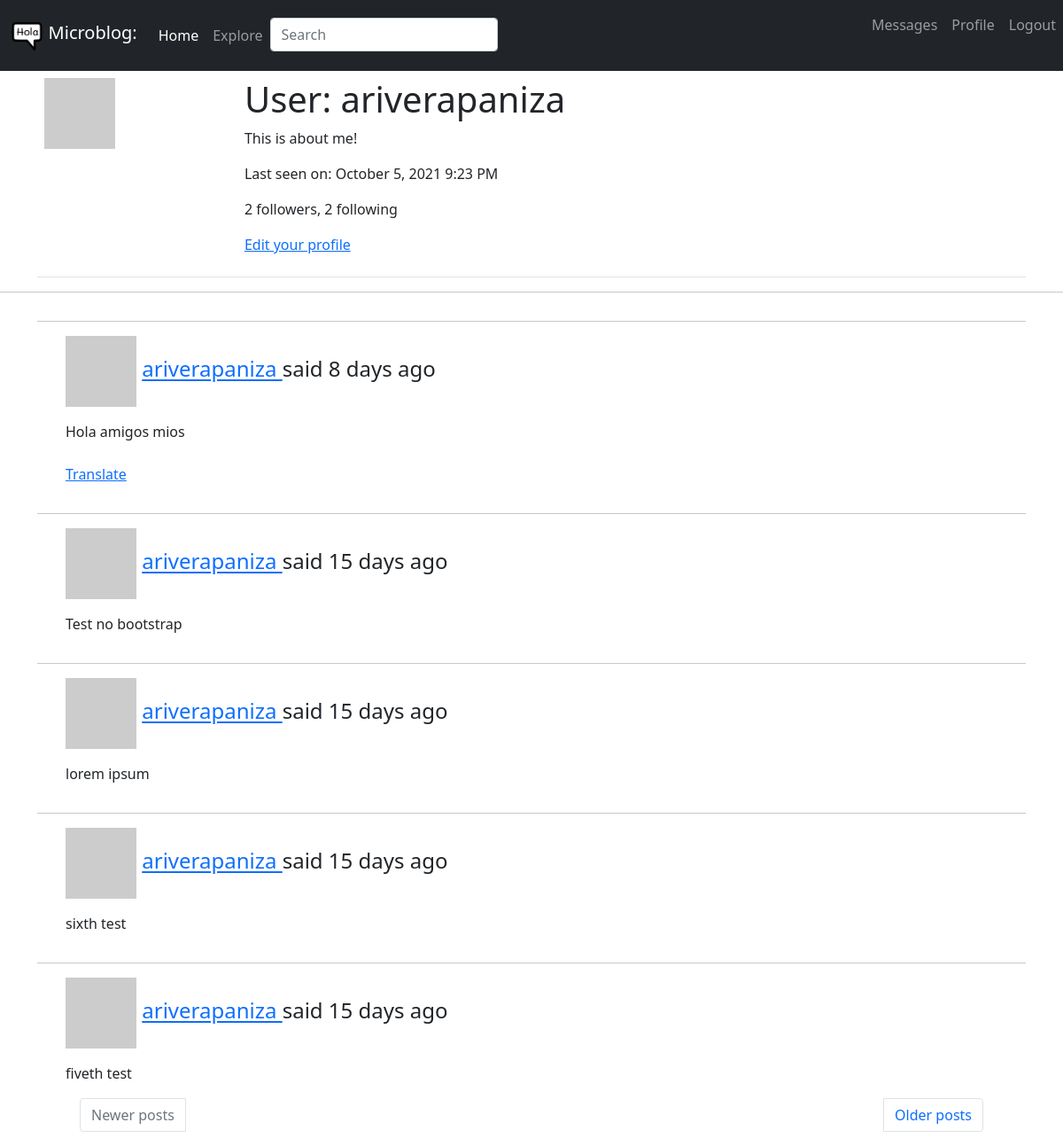
The app's page /user/ariverapaniza (signed in) with its own data.
### app/models.py (models this page shows, shortened)
class User(UserMixin, db.Model):
    id = db.Column(db.Integer, primary_key=True)
    username = db.Column(db.String(64), index=True, unique=True)
    email = db.Column(db.String(120), index=True, unique=True)
    password_hash = db.Column(db.String(128))
    posts = db.relationship('Post', backref='author', lazy='dynamic')
    about_me = db.Column(db.String(140))
    last_seen = db.Column(db.DateTime, default=datetime.utcnow)
    followed = db.relationship(
        'User', secondary=followers,
        primaryjoin=(followers.c.follower_id == id),
        secondaryjoin=(followers.c.followed_id == id),
        backref=db.backref('followers', lazy='dynamic'), lazy='dynamic')
    messages_sent = db.relationship('Message',
                                    foreign_keys='Message.sender_id',
                                    backref='author', lazy='dynamic')
    messages_received = db.relationship('Message',
                                        foreign_keys='Message.recipient_id',
                                        backref='recipient', lazy='dynamic')
    last_message_read_time = db.Column(db.DateTime)
    notifications = db.relationship('Notification', backref='user',
                                    lazy='dynamic')
    def avatar(self, size):
        digest = md5(self.email.lower().encode('utf-8')).hexdigest()
        return 'https://www.gravatar.com/avatar/{}?d=identicon&s={}'.format(
            digest, size)
    def new_messages(self):
        last_read_time = self.last_message_read_time or datetime(1900, 1, 1)
        return Message.query.filter_by(recipient=self).filter(
            Message.timestamp > last_read_time).count()

class SearchableMixin(object):
    @classmethod
    def before_commit(cls, session):
        session._changes = {
            'add': list(session.new),
            'update': list(session.dirty),
            'delete': list(session.deleted)
        }
    @classmethod
    def after_commit(cls, session):
        for obj in session._changes['add']:
            if isinstance(obj, SearchableMixin):
                add_to_index(obj.__tablename__, obj)
        for obj in session._changes['update']:
            if isinstance(obj, SearchableMixin):
                add_to_index(obj.__tablename__, obj)
        for obj in session._changes['delete']:
            if isinstance(obj, SearchableMixin):
                remove_from_index(obj.__tablename__, obj)
        session._changes = None

class Post(SearchableMixin, db.Model):
    __searchable__ = ['body']
    id = db.Column(db.Integer, primary_key=True)
    body = db.Column(db.String(140))
    timestamp = db.Column(db.DateTime, index=True, default=datetime.utcnow)
    user_id = db.Column(db.Integer, db.ForeignKey('user.id'))
    language = db.Column(db.String(5))

### app/routes.py (the view)
@app.route('/user/<username>')
@login_required
def user(username):
    user = User.query.filter_by(username=username).first_or_404()
    page = request.args.get('page', 1, type=int)
    posts = user.posts.order_by(Post.timestamp.desc()).paginate(page, app.config['POSTS_PER_PAGE'], False)
    next_url = url_for('user', username=user.username, page=posts.next_num) \
        if posts.has_next else None
    prev_url = url_for('user', username=user.username, page=posts.prev_num) \
        if posts.has_prev else None
    form = EmptyForm()
    return render_template('user.html', user=user, posts=posts.items, next_url=next_url, prev_url=prev_url, form=form)

### app/forms.py
class SearchForm(FlaskForm):
    q = StringField(_l('Search'), validators=[DataRequired()])
    def __init__(self, *args, **kwargs):
        if 'formdata' not in kwargs:
            kwargs['formdata'] = request.args
        if 'csrf_enabled' not in kwargs:
            kwargs['csrf_enabled'] = False
        super(SearchForm, self).__init__(*args, **kwargs)

class EmptyForm(FlaskForm):
    submit = SubmitField('Submit')

### app/models.py (called while the page is built)
@login.user_loader
def load_user(id):
    return User.query.get(int(id))

### app/routes.py (called while the page is built)
@app.before_request
def before_request():
    if current_user.is_authenticated:
        current_user.last_seen = datetime.utcnow()
        db.session.commit()
        g.search_form = SearchForm()
    g.locale = str(get_locale())

### app/templates/user.html (shortened to what this page needs)
{% extends "base.html" %}
{% block content %}
    <div class="container">
    <table class="table table-hover">
        <tr valign="top">
            <td><img src="{{ user.avatar(200) }}"></td>
            <td>
                <h1>{{ _('User') }}: {{ user.username }}</h1>
                {% if user.about_me %}<p>{{ user.about_me }}</p>{% endif %}
                {% if user.last_seen %}<p>{{ _('Last seen on') }}: {{ moment(user.last_seen).format('LLL') }}</p>{% endif %}
                <p>{{ _('%(count)d followers', count=user.followers.count()) }}, {{ _('%(count)d following', count=user.followed.count()) }}</p>
                {% if user == current_user %}
                <p><a href="{{ url_for('edit_profile') }}">{{ _('Edit your profile') }}</a></p>
                {% endif %}
            </td>
        </tr>
    </table>
    </div>
    <hr>
    {% for post in posts %}
        {% include '_post.html' %}
    {% endfor %}
    <div class="container">
        <nav>
          <ul class="pagination justify-content-between">
            {% if prev_url %}
            <li class="page-item px-5">
              <a class="page-link" href="{{ prev_url }}">{{ _('Newer posts') }}</a>
            </li>
            {% else %}
            <li class="page-item px-5 disabled">
              <a class="page-link" href="{{ prev_url }}">{{ _('Newer posts') }}</a>
            </li>
            {% endif %}
            {% if next_url %}
            <li class="page-item px-5">
              <a class="page-link" href="{{ next_url }}">{{ _('Older posts') }}</a>
            </li>
            {% else %}
            <li class="page-item px-5 disabled">
              <a class="page-link" href="{{ next_url }}">{{ _('Older posts') }}</a>
            </li>
            {% endif %}
          </ul>
        </nav>
      </div>
  {% endblock %}

### app/templates/_post.html (shortened to what this page needs)
<div class="container">
    <div class="row table-hover">
        <div class="col-md-12">
            <div class="blog-comment">
                <hr/>
                <ul class="comments">
                    <div class="post-comments">
                        <h4>
                             {{ _('%(username)s said %(when)s', username=user_link, when=moment(post.timestamp).fromNow()) }} </h4> </p>
                        <span id="post{{ post.id }}">{{ post.body }}</span>
                        {% if post.language and post.language != g.locale %}
                        <br><br>
                        <span id="translation{{ post.id }}">
                            <a href="javascript:translate(
                                        '#post{{ post.id }}',
                                        '#translation{{ post.id }}',
                                        '{{ post.language }}',
                                        '{{ g.locale }}');">{{ _('Translate') }}</a>
                        </span>
                        {% endif %}
                    </div>
                </ul>
            </div>
        </div>
    </div>
</div>

### records on screen
User: username "ariverapaniza", about_me "This is about me!", last_seen "October 5, 2021 9:23 PM"
Post: body "Hola amigos mios"
Post: body "Test no bootstrap"
Post: body "lorem ipsum"
Post: body "sixth test"
Post: body "fiveth test"
